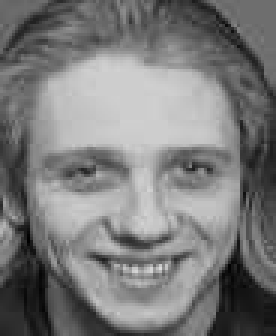
#> input picture 1-6/JPEG/s12/0.jpg, 92 x 112 px, found by its file name (shown 3 times larger)
$ python 3_segment.py
#> lines starting #> are read from the running program, lines starting #| are printed output that depends on the picture
from sklearn import cluster
from skimage import data
from skimage import io
import numpy as np
import matplotlib.pyplot as plt
import cv2

def km_clust(array, n_clusters):

    # Create a line array, the lazy way
    X = array.reshape((-1, 1))
    # Define the k-means clustering problem
    k_m = cluster.KMeans(n_clusters=n_clusters, n_init=4)
    # Solve the k-means clustering problem
    k_m.fit(X)
    # Get the coordinates of the clusters centres as a 1D array
    values = k_m.cluster_centers_.squeeze()
    # Get the label of each point
    labels = k_m.labels_
    return(values, labels)

# Read the data as greyscale
img = io.imread('Bilder/Training/JPG/s1/0.jpg')
#> img is the input picture: shape (112, 92); min 0, max 219, mean 122.8
# Group similar grey levels using 8 clusters
values, labels = km_clust(img, n_clusters = 3)
#> in km_clust, `X = array.reshape((-1, 1))`: X = 10304 values, max 219 at index 8241, min 0 at index 7277, mean 122.8
#> values = [112.6, 182.1, 50.35]; labels = 10304 values, max 2 at index 16, min 0 at index 0, mean 0.809
# Create the segmented array from labels and values
img_segm = np.choose(labels, values)
#> img_segm = 10304 values, max 182.1 at index 1436, min 50.35 at index 16, mean 122.8
# Reshape the array as the original image
img_segm.shape = img.shape
# Get the values of min and max intensity in the original image
vmin = img.min()
#> vmin = 0
vmax = img.max()
#> vmax = 219
fig = plt.figure(1)
# Plot the original image
ax1 = fig.add_subplot(1,2,1)
ax1.imshow(img,cmap=plt.cm.gray, vmin=vmin, vmax=vmax)
ax1.set_title('Original image')
# Plot the simplified color image
ax2 = fig.add_subplot(1,2,2)
ax2.imshow(img_segm, cmap=plt.cm.gray, vmin=vmin, vmax=vmax)
ax2.set_title('Simplified levels')
# Get rid of the tick labels
ax1.set_xticklabels([])
ax1.set_yticklabels([])
ax2.set_xticklabels([])
ax2.set_yticklabels([])
plt.show()
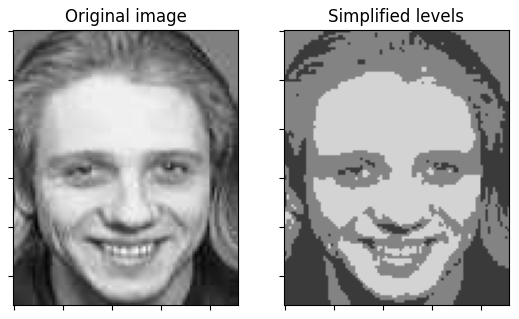
#> figure drawn by matplotlib, 2 panels
cv2.imwrite('igi.av1', img_segm)
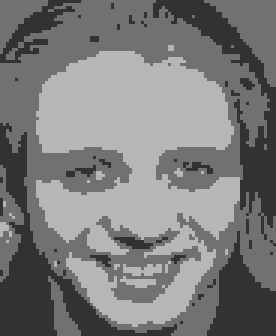
#> saved as igi.av1: shape (112, 92) (shown 3 times larger); min 50, max 182, mean 122.9
